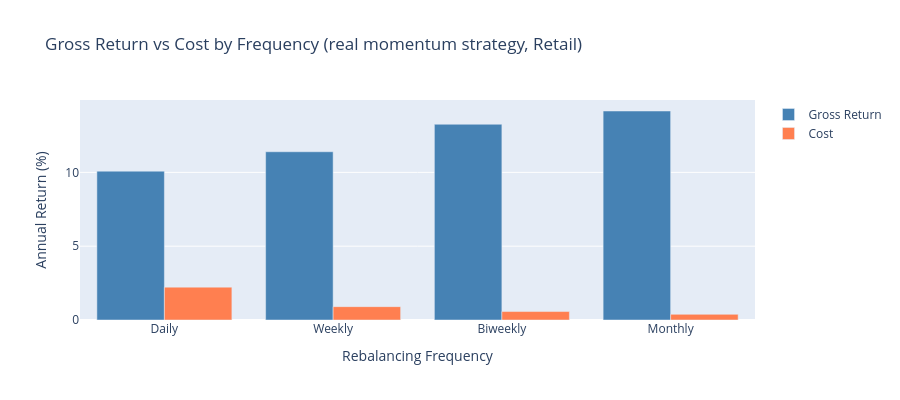

Notebook code for this chart:
### Markdown cell above
## 6. Cost Erosion Analysis

How much of the gross alpha is consumed by costs at each frequency?

### Code cell
erosion = results_df.filter(pl.col("cost_type").str.contains("Retail")).sort(
    pl.col("frequency").map_elements(lambda x: freq_order.index(x), return_dtype=pl.Int64)
)

fig = go.Figure()
fig.add_trace(
    go.Bar(
        x=erosion["frequency"].to_list(),
        y=[r * 100 for r in erosion["gross_return"].to_list()],
        name="Gross Return",
        marker_color="steelblue",
    )
)
fig.add_trace(
    go.Bar(
        x=erosion["frequency"].to_list(),
        y=[r * 100 for r in erosion["annual_cost"].to_list()],
        name="Cost",
        marker_color="coral",
    )
)
fig.update_layout(
    title="Gross Return vs Cost by Frequency (real momentum strategy, Retail)",
    yaxis_title="Annual Return (%)",
    xaxis_title="Rebalancing Frequency",
    barmode="group",
    height=400,
)
fig.show()

### Figure 1 — Plotly figure (JSON) as saved in the notebook; plotly's stock layout.template omitted (floating-point values rounded to 4 significant figures)
{"data": [{"marker": {"color": "steelblue"}, "name": "Gross Return", "type": "bar", "x": ["Daily", "Weekly", "Biweekly", "Monthly"], "y": [10.08, 11.4, 13.26, 14.16]}, {"marker": {"color": "coral"}, "name": "Cost", "type": "bar", "x": ["Daily", "Weekly", "Biweekly", "Monthly"], "y": [2.227, 0.904, 0.5734, 0.3834]}], "layout": {"barmode": "group", "height": 400, "title": {"text": "Gross Return vs Cost by Frequency (real momentum strategy, Retail)"}, "xaxis": {"title": {"text": "Rebalancing Frequency"}}, "yaxis": {"title": {"text": "Annual Return (%)"}}}}
